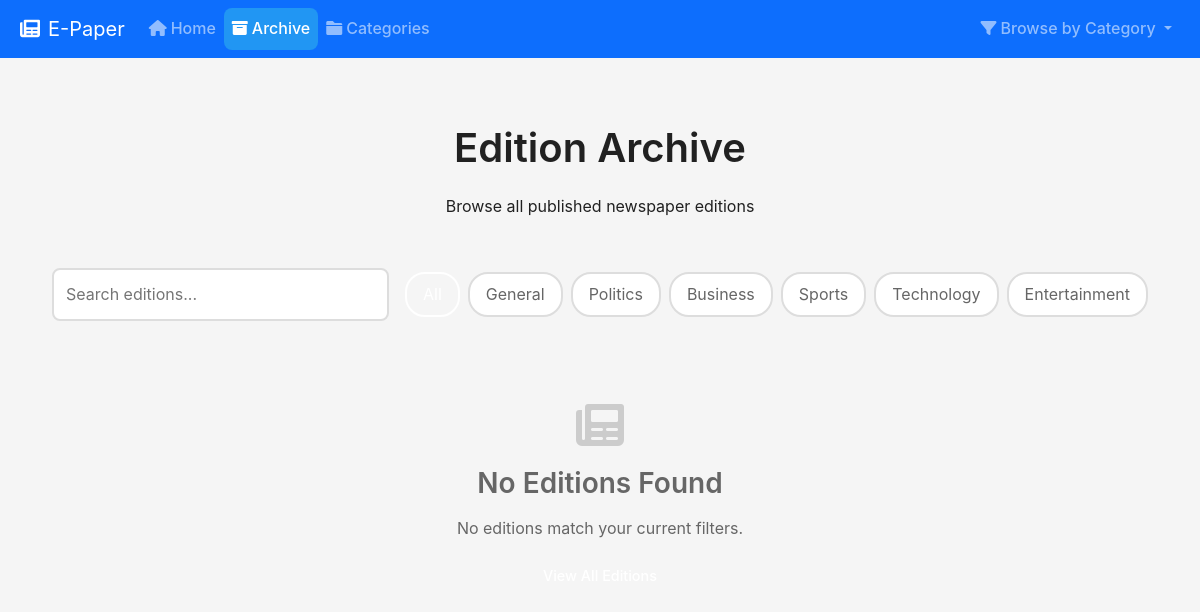
/archive.php, run on the app's committed database.
### tables this page shows
CREATE TABLE categories (
    id INT PRIMARY KEY AUTO_INCREMENT,
    name VARCHAR(100) NOT NULL,
    slug VARCHAR(100) UNIQUE NOT NULL,
    description TEXT,
    icon VARCHAR(50) DEFAULT 'fas fa-newspaper',
    color VARCHAR(7) DEFAULT '#2196F3',
    sort_order INT DEFAULT 0,
    status ENUM('active', 'inactive') DEFAULT 'active',
    created_at TIMESTAMP DEFAULT CURRENT_TIMESTAMP,
    updated_at TIMESTAMP DEFAULT CURRENT_TIMESTAMP ON UPDATE CURRENT_TIMESTAMP,
    
    INDEX idx_slug (slug),
    INDEX idx_status (status),
    INDEX idx_sort_order (sort_order)
);

### includes/database.php (called while the page is built, shortened)
<?php
class Database {
    private static $instance = null;
    private $pdo = null;
    public static function getInstance() {
        if (self::$instance === null) {
            self::$instance = new self();
        }
        return self::$instance;
    }
    private function connect() {
        try {
            $dsn = "mysql:host=" . DB_HOST . ";dbname=" . DB_NAME . ";charset=" . DB_CHARSET . ";port=" . DB_PORT;
            $this->pdo = new PDO($dsn, DB_USER, DB_PASS, [
                PDO::ATTR_ERRMODE => PDO::ERRMODE_EXCEPTION,
                PDO::ATTR_DEFAULT_FETCH_MODE => PDO::FETCH_ASSOC,
                PDO::ATTR_EMULATE_PREPARES => false
            ]);
        } catch (Exception $e) {
            error_log("Database connection error: " . $e->getMessage());
            if (DEBUG_MODE) {
                die("Database Connection Error: " . $e->getMessage());
            }
            throw $e;
        }
    }
    public function query($sql, $params = []) {
        try {
            $stmt = $this->pdo->prepare($sql);
            $stmt->execute($params);
            return $stmt;
        } catch (Exception $e) {
            error_log("Database query error: " . $e->getMessage() . " SQL: " . $sql);
            throw $e;
        }
    }
}
?>

### classes/Category.php (called while the page is built, shortened)
<?php
class Category {
    private $db;
    public function __construct() {
        $this->db = Database::getInstance();
    }
    public function getWithCounts() {
        $sql = "SELECT c.*,
                COUNT(DISTINCT ec.edition_id) as edition_count
                FROM categories c
                LEFT JOIN edition_categories ec ON c.id = ec.category_id
                LEFT JOIN editions e ON ec.edition_id = e.id AND e.status = 'published'
                WHERE c.status = 'active'
                GROUP BY c.id
                ORDER BY c.sort_order ASC, c.name ASC";
        return $this->db->query($sql)->fetchAll();
    }
}
?>

### archive.php (the view, shortened to what this page needs)
<?php
require_once 'includes/database.php';
if (file_exists('classes/Category.php')) {
    require_once 'classes/Category.php';
}
$page = isset($_GET['page']) ? filter_var($_GET['page'], FILTER_VALIDATE_INT) : 1;
$category = isset($_GET['category']) ? filter_var($_GET['category'], FILTER_SANITIZE_STRING) : null;
$search = isset($_GET['search']) ? filter_var($_GET['search'], FILTER_SANITIZE_STRING) : null;
$page = max(1, $page);
$itemsPerPage = 12;
$editions = [];
$totalEditions = 0;
if (class_exists('Edition')) {
    try {
        $editionModel = new Edition();
        $editions = $editionModel->getPublished($page, $itemsPerPage, $category);
        $totalEditions = $editionModel->getTotalCount();
    } catch (Exception $e) {
        error_log('Error fetching editions: ' . $e->getMessage());
    }
}
$categories = [];
if (class_exists('Category')) {
    try {
        $categoryModel = new Category();
        $categories = $categoryModel->getWithCounts();
    } catch (Exception $e) {
        error_log('Error fetching categories: ' . $e->getMessage());
    }
}
$totalPages = ceil($totalEditions / $itemsPerPage);
?>
<!DOCTYPE html>
<html lang="en">
<head>
    <link href="https://cdn.jsdelivr.net/npm/bootstrap@5.1.3/dist/css/bootstrap.min.css" rel="stylesheet">
    <link href="https://cdnjs.cloudflare.com/ajax/libs/font-awesome/6.0.0/css/all.min.css" rel="stylesheet">
    <link rel="stylesheet" href="assets/css/style.css">
</head>
<body>
    <?php include 'includes/navigation.php'; ?>
    <div class="container mt-4">
        <div class="archive-container">
            <div class="archive-header">
                <h1>Edition Archive</h1>
                <p>Browse all published newspaper editions</p>
            </div>
            <div class="archive-filters">
                <div class="search-box">
                    <form method="GET" style="margin: 0;">
                        <input type="search" name="search" class="search-input"
                               placeholder="Search editions..."
                               value="<?php echo htmlspecialchars($search ?? ''); ?>">
                    </form>
                </div>
                <div class="category-filter">
                    <a href="archive.php" class="category-btn <?php echo !$category ? 'active' : ''; ?>">
                    </a>
                    <?php foreach ($categories as $cat): ?>
                    <a href="archive.php?category=<?php echo urlencode($cat['slug']); ?>"
                       class="category-btn <?php echo $category === $cat['slug'] ? 'active' : ''; ?>">
                        <?php echo htmlspecialchars($cat['name']); ?>
                    </a>
                    <?php endforeach; ?>
                </div>
            </div>
            <?php if (!empty($editions)): ?>
            <div class="editions-grid">
                <?php foreach ($editions as $edition): ?>
                <div class="edition-card">
                    <img src="<?php echo $edition['thumbnail_path'] ?? 'assets/images/placeholder.png'; ?>"
                         alt="<?php echo htmlspecialchars($edition['title']); ?>"
                         class="edition-thumbnail">
                    <div class="edition-content">
                        <h3 class="edition-title"><?php echo htmlspecialchars($edition['title']); ?></h3>
                        <div class="edition-date">
                            <i class="fas fa-calendar"></i>
                            <?php echo date('F j, Y', strtotime($edition['date'])); ?>
                        </div>
                        <div class="edition-meta">
                            <span><i class="fas fa-eye"></i> <?php echo number_format($edition['views']); ?></span>
                            <span><i class="fas fa-download"></i> <?php echo number_format($edition['downloads'] ?? 0); ?></span>
                        </div>
                        <div class="edition-actions">
                            <a href="?id=<?php echo $edition['id']; ?>" class="btn btn-primary">
                                <i class="fas fa-eye"></i> Read
                            </a>
                            <?php if ($edition['pdf_path']): ?>
                            <a href="<?php echo $edition['pdf_path']; ?>" class="btn btn-secondary" download>
                                <i class="fas fa-download"></i> PDF
                            </a>
                            <?php endif; ?>
                        </div>
                    </div>
                </div>
                <?php endforeach; ?>
            </div>
            <?php if ($totalPages > 1): ?>
            <div class="pagination">
                <?php if ($page > 1): ?>
                <a href="?page=<?php echo $page - 1; ?><?php echo $category ? '&category=' . urlencode($category) : ''; ?>"
                   class="page-btn">
                    <i class="fas fa-chevron-left"></i> Previous
                </a>
                <?php endif; ?>
                <?php for ($i = max(1, $page - 2); $i <= min($totalPages, $page + 2); $i++): ?>
                <a href="?page=<?php echo $i; ?><?php echo $category ? '&category=' . urlencode($category) : ''; ?>"
                   class="page-btn <?php echo $i === $page ? 'active' : ''; ?>">
                    <?php echo $i; ?>
                </a>
                <?php endfor; ?>
                <?php if ($page < $totalPages): ?>
                <a href="?page=<?php echo $page + 1; ?><?php echo $category ? '&category=' . urlencode($category) : ''; ?>"
                   class="page-btn">
                    Next <i class="fas fa-chevron-right"></i>
                </a>
                <?php endif; ?>
            </div>
            <?php endif; ?>
            <?php else: ?>
            <div class="empty-state">
                <i class="fas fa-newspaper"></i>
                <h3>No Editions Found</h3>
                <p>No editions match your current filters.</p>
                <a href="archive.php" class="btn btn-primary">View All Editions</a>
            </div>
            <?php endif; ?>
        </div>
    </div>
</body>
</html>

### assets/css/style.css (style rules this page uses)
:root { --primary: #2196F3; --primary-dark: #1976D2; --accent: #4CAF50; --text: #212121; --text-light: #757575; --bg: #ffffff; --bg-light: #f5f5f5; --border: #e0e0e0; --shadow: 0 2px 8px rgba(0,0,0,0.1); --radius: 8px; --transition: all 0.3s ease; }
* { margin:0;padding:0;box-sizing:border-box }
html { scroll-behavior:smooth }
body { font-family:-apple-system,BlinkMacSystemFont,'Segoe UI',Roboto,sans-serif; line-height:1.6;color:var(--text);background:var(--bg-light);font-size:16px }
h1,h2,h3,h4,h5,h6 { font-weight:600;line-height:1.3;margin-bottom:0.5em }
a { color:var(--primary);text-decoration:none;transition:var(--transition) }
.container { max-width:1200px;margin:0 auto;padding:0 20px }
.btn { display: inline-flex; align-items: center; gap: 0.5rem; padding: 0.75rem 1.5rem; border: none; border-radius: var(--border-radius); font-size: 0.9rem; font-weight: 500; text-decoration: none; cursor: pointer; transition: var(--transition); white-space: nowrap; }
.btn-primary { background: var(--primary-color); color: white; }

### archive.php (style rules this page uses)
.archive-container { max-width: 1200px; margin: 2rem auto; padding: 2rem; }
.archive-header { text-align: center; margin-bottom: 3rem; }
.archive-filters { display: flex; gap: 1rem; margin-bottom: 2rem; flex-wrap: wrap; align-items: center; }
.search-box { flex: 1; min-width: 300px; }
.search-input { width: 100%; padding: 0.75rem; border: 2px solid #ddd; border-radius: 8px; font-size: 1rem; }
.category-filter { display: flex; gap: 0.5rem; flex-wrap: wrap; }
.category-btn { padding: 0.5rem 1rem; border: 2px solid #ddd; border-radius: 20px; background: white; color: #666; text-decoration: none; transition: all 0.2s; }
.category-btn.active, .category-btn:hover { border-color: var(--primary-color); background: var(--primary-color); color: white; }
.btn { padding: 0.5rem 1rem; border: none; border-radius: 6px; text-decoration: none; font-size: 0.9rem; cursor: pointer; transition: all 0.2s; }
.btn-primary { background: var(--primary-color); color: white; }
.empty-state { text-align: center; padding: 3rem; color: #666; }
.empty-state i { font-size: 3rem; margin-bottom: 1rem; color: #ccc; }

### data on the page
categories: name "General"
categories: name "Politics"
categories: name "Business"
categories: name "Sports"
categories: name "Technology"
categories: name "Entertainment"
